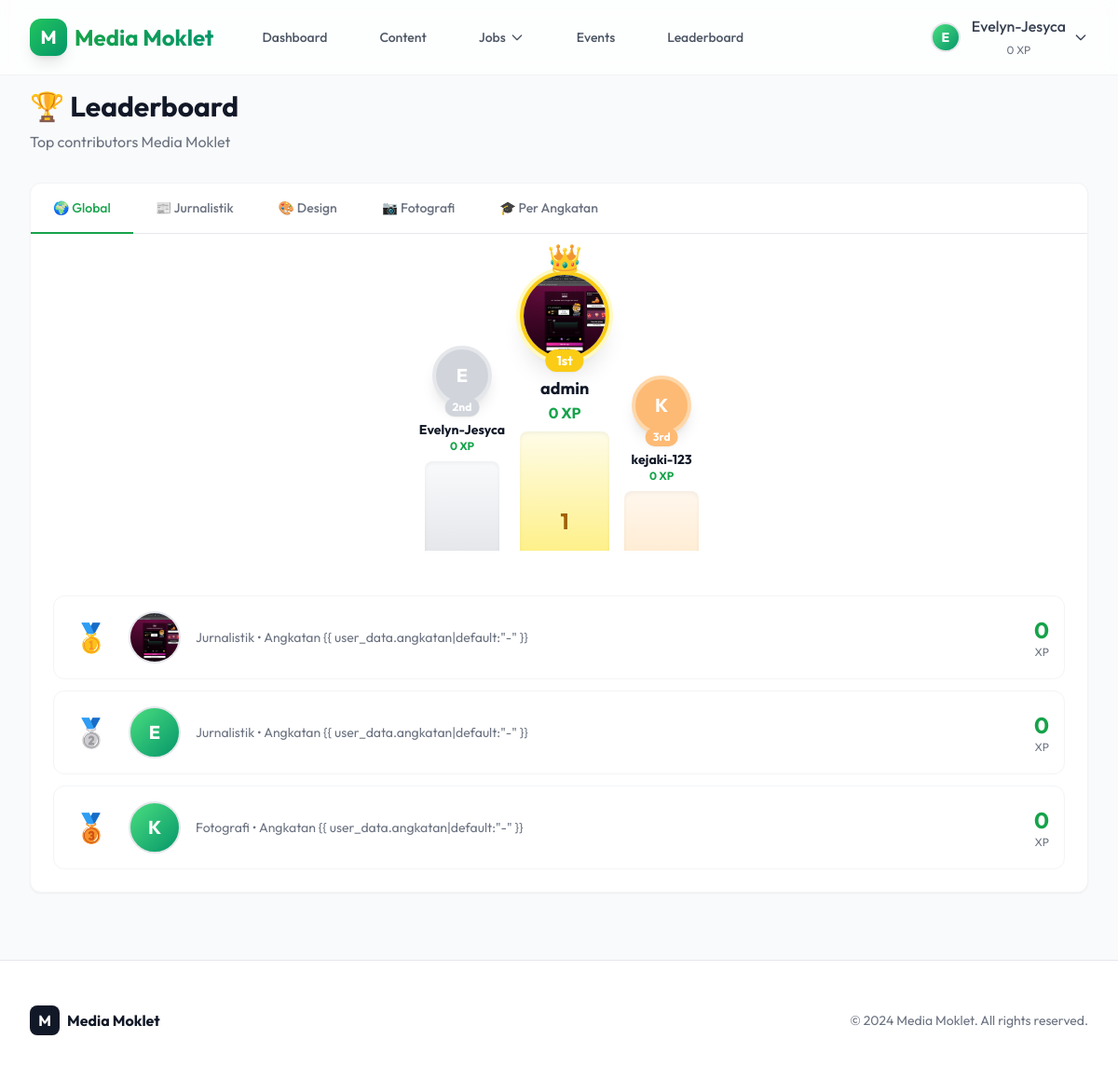
Before: /auth/leaderboard/ (signed in) with the older database file.
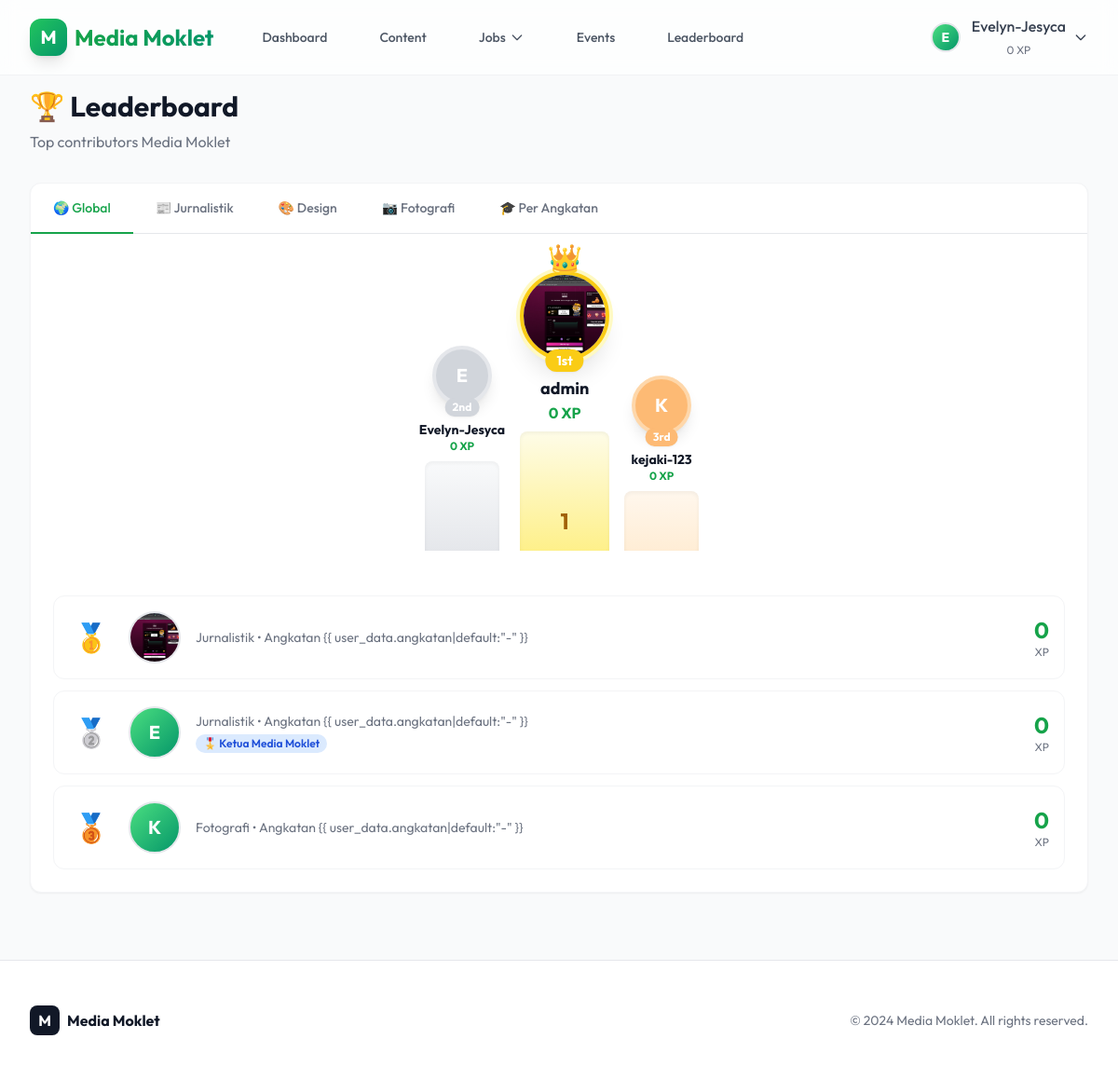
After: the same page with the newer database file.
### users/models.py (models this page shows, shortened)
class User(AbstractUser):
    class Division(models.TextChoices):
        JOURNALISM = 'JOURNALISM', 'Jurnalistik'
        DESIGN = 'DESIGN', 'Design'
        PHOTOGRAPHY = 'PHOTOGRAPHY', 'Fotografi'
    class Role(models.TextChoices):
        PIC_DIVISI = 'PIC_DIVISI', 'PIC Divisi'
        KETUA = 'KETUA', 'Ketua Media Moklet'
        WAKA = 'WAKA', 'Wakil Ketua'
        SEKRETARIS = 'SEKRETARIS', 'Sekretaris'
        MEMBER = 'MEMBER', 'Anggota'
    class_name = models.CharField(max_length=50, verbose_name="Kelas/Jurusan")
    nisn = models.CharField(max_length=20, unique=True, verbose_name="NISN")
    angkatan = models.IntegerField(default=34, verbose_name="Angkatan", help_text="Contoh: 33, 34, 35")
    division = models.CharField(
        max_length=20,
        choices=Division.choices,
        default=Division.JOURNALISM,
        verbose_name="Divisi"
    )
    role = models.CharField(
        max_length=20,
        choices=Role.choices,
        default=Role.MEMBER,
        verbose_name="Role/Jabatan"
    )
    phone_number = models.CharField(max_length=15, blank=True, null=True, verbose_name="Nomor HP")
    is_verified = models.BooleanField(default=False, verbose_name="Terverifikasi")
    profile_photo = models.ImageField(upload_to='profile_photos/', blank=True, null=True, verbose_name="Foto Profil")
    badges = models.ManyToManyField(Badge, blank=True, related_name='users', verbose_name="Badges")
    points = models.IntegerField(default=0)
    def get_initials(self):
        if self.first_name and self.last_name:
            return f"{self.first_name[0]}{self.last_name[0]}".upper()
        return self.username[0].upper()

class Badge(models.Model):
    name = models.CharField(max_length=50, unique=True, verbose_name="Nama Badge")
    slug = models.SlugField(max_length=50, unique=True)
    color = models.CharField(max_length=20, default='blue', verbose_name="Warna",
                            help_text="Warna badge: blue, green, red, purple, yellow, etc")
    icon = models.CharField(max_length=50, default='⭐', verbose_name="Icon/Emoji")
    description = models.TextField(blank=True, verbose_name="Deskripsi")
    class Meta:
        verbose_name = "Badge"
        verbose_name_plural = "Badges"
        ordering = ['name']

### users/views.py (the view)
# urls.py: path('leaderboard/', views.leaderboard, name='leaderboard'),
@login_required
def leaderboard(request):
    global_leaders = User.objects.filter(
        is_active=True
    ).select_related().prefetch_related('badges').order_by('-points')[:50]
    journalism_leaders = User.objects.filter(
        is_active=True,
        division=User.Division.JOURNALISM
    ).select_related().prefetch_related('badges').order_by('-points')[:20]
    design_leaders = User.objects.filter(
        is_active=True,
        division=User.Division.DESIGN
    ).select_related().prefetch_related('badges').order_by('-points')[:20]
    photography_leaders = User.objects.filter(
        is_active=True,
        division=User.Division.PHOTOGRAPHY
    ).select_related().prefetch_related('badges').order_by('-points')[:20]
    angkatan_leaders = {}
    angkatans = User.objects.filter(is_active=True).values_list('angkatan', flat=True).distinct().order_by('-angkatan')
    for angkatan in angkatans:
        top_users = User.objects.filter(
            is_active=True,
            angkatan=angkatan
        ).select_related().prefetch_related('badges').order_by('-points')[:10]
        if top_users:
            angkatan_leaders[angkatan] = top_users
    context = {
        'global_leaders': global_leaders,
        'journalism_leaders': journalism_leaders,
        'design_leaders': design_leaders,
        'photography_leaders': photography_leaders,
        'angkatan_leaders': angkatan_leaders,
    }
    return render(request, 'users/leaderboard.html', context)

### users/templates/users/leaderboard.html (shortened to what the changed rows need)
{% extends 'core/base.html' %}
{% block content %}
<div class="max-w-7xl mx-auto">
    <div class="mb-8 animate-fade-in-up">
        <h1 class="text-3xl font-bold text-gray-900 mb-2">🏆 Leaderboard</h1>
    </div>
    <div class="bg-white rounded-xl shadow-sm border border-gray-100 mb-6"
        x-data="{ activeTab: '{{ active_tab|default:'global' }}', selectedAngkatan: 'all' }">
        <div x-show="activeTab === 'global'" class="p-6">
            <div class="flex justify-center items-end gap-4 mb-12 mt-4">
                {% if global_leaders|length >= 2 %}
                <div class="flex flex-col items-center animate-fade-in-up delay-100">
                    <div class="relative">
                        {% if global_leaders.1.profile_photo %}
                        <img src="{{ global_leaders.1.profile_photo.url }}"
                            class="w-16 h-16 rounded-full object-cover border-4 border-gray-300 shadow-lg">
                        {% else %}
                        <div
                            class="w-16 h-16 rounded-full bg-gray-300 flex items-center justify-center text-white font-bold text-xl border-4 border-gray-200 shadow-lg">
                            {{ global_leaders.1.get_initials }}
                        </div>
                        {% endif %}
                        <div
                            class="absolute -bottom-3 left-1/2 transform -translate-x-1/2 bg-gray-300 text-white px-2 py-0.5 rounded-full text-xs font-bold shadow-sm">
                            2nd</div>
                    </div>
                    <div class="mt-4 text-center">
                        <p class="font-bold text-gray-900 text-sm">{{ global_leaders.1.username }}</p>
                        <p class="text-green-600 font-bold text-xs">{{ global_leaders.1.points }} XP</p>
                    </div>
                    <div class="w-20 h-24 bg-gradient-to-t from-gray-200 to-gray-50 rounded-t-lg mt-2 shadow-inner">
                    </div>
                </div>
                {% endif %}
                {% if global_leaders|length >= 1 %}
                <div class="flex flex-col items-center z-10 animate-fade-in-up">
                    <div class="relative">
                        <span class="absolute -top-8 left-1/2 transform -translate-x-1/2 text-3xl">👑</span>
                        {% if global_leaders.0.profile_photo %}
                        <img src="{{ global_leaders.0.profile_photo.url }}"
                            class="w-24 h-24 rounded-full object-cover border-4 border-yellow-400 shadow-xl ring-4 ring-yellow-100">
                        {% else %}
                        <div
                            class="w-24 h-24 rounded-full bg-yellow-400 flex items-center justify-center text-white font-bold text-3xl border-4 border-yellow-300 shadow-xl ring-4 ring-yellow-100">
                            {{ global_leaders.0.get_initials }}
                        </div>
                        {% endif %}
                        <div
                            class="absolute -bottom-3 left-1/2 transform -translate-x-1/2 bg-yellow-400 text-white px-3 py-0.5 rounded-full text-sm font-bold shadow-sm">
                            1st</div>
                    </div>
                    <div class="mt-4 text-center">
                        <p class="font-bold text-gray-900 text-lg">{{ global_leaders.0.username }}</p>
                        <p class="text-green-600 font-bold">{{ global_leaders.0.points }} XP</p>
                    </div>
                    <div
                        class="w-24 h-32 bg-gradient-to-t from-yellow-200 to-yellow-50 rounded-t-lg mt-2 shadow-inner flex items-end justify-center pb-4">
                        <span class="text-yellow-700 font-bold text-2xl">1</span>
                    </div>
                </div>
                {% endif %}
                {% if global_leaders|length >= 3 %}
                <div class="flex flex-col items-center animate-fade-in-up delay-200">
                    <div class="relative">
                        {% if global_leaders.2.profile_photo %}
                        <img src="{{ global_leaders.2.profile_photo.url }}"
                            class="w-16 h-16 rounded-full object-cover border-4 border-orange-300 shadow-lg">
                        {% else %}
                        <div
                            class="w-16 h-16 rounded-full bg-orange-300 flex items-center justify-center text-white font-bold text-xl border-4 border-orange-200 shadow-lg">
                            {{ global_leaders.2.get_initials }}
                        </div>
                        {% endif %}
                        <div
                            class="absolute -bottom-3 left-1/2 transform -translate-x-1/2 bg-orange-300 text-white px-2 py-0.5 rounded-full text-xs font-bold shadow-sm">
                            3rd</div>
                    </div>
                    <div class="mt-4 text-center">
                        <p class="font-bold text-gray-900 text-sm">{{ global_leaders.2.username }}</p>
                        <p class="text-green-600 font-bold text-xs">{{ global_leaders.2.points }} XP</p>
                    </div>
                    <div class="w-20 h-16 bg-gradient-to-t from-orange-100 to-orange-50 rounded-t-lg mt-2 shadow-inner">
                    </div>
                </div>
                {% endif %}
            </div>
            <div class="space-y-3">
                {% for user_data in global_leaders %}
                <div
                    class="flex items-center gap-4 p-4 rounded-xl border border-gray-100 hover:border-green-200 hover:bg-green-50 transition-all">
                    <div class="flex-shrink-0 w-12 text-center">
                        {% if forloop.counter == 1 %}
                        <span class="text-3xl">🥇</span>
                        {% elif forloop.counter == 2 %}
                        <span class="text-3xl">🥈</span>
                        {% elif forloop.counter == 3 %}
                        <span class="text-3xl">🥉</span>
                        {% else %}
                        <span class="text-xl font-bold text-gray-400">#{{ forloop.counter }}</span>
                        {% endif %}
                    </div>
                    <div class="flex-shrink-0">
                        {% if user_data.profile_photo %}
                        <img src="{{ user_data.profile_photo.url }}" alt="{{ user_data.username }}"
                            class="w-14 h-14 rounded-full object-cover border-2 border-gray-200">
                        {% else %}
                        <div
                            class="w-14 h-14 rounded-full bg-gradient-to-br from-green-400 to-emerald-600 flex items-center justify-center text-white text-xl font-bold border-2 border-gray-200">
                            {{ user_data.username|slice:":1"|upper }}
                        </div>
                        {% endif %}
                    </div>
                    <div class="flex-1">
                        <p class="text-sm text-gray-500">{{ user_data.get_division_display }} • Angkatan {{
                            user_data.angkatan|default:"-" }}</p>
                        {% if user_data.badges.all %}
                        <div class="flex flex-wrap gap-1 mt-1">
                            {% for badge in user_data.badges.all %}
                            <span class="inline-flex items-center gap-1 px-2 py-0.5 rounded-full text-xs font-semibold
                                {% if badge.color == 'blue' %}bg-blue-100 text-blue-700
                                {% elif badge.color == 'green' %}bg-green-100 text-green-700
                                {% elif badge.color == 'purple' %}bg-purple-100 text-purple-700
                                {% elif badge.color == 'red' %}bg-red-100 text-red-700
                                {% elif badge.color == 'yellow' %}bg-yellow-100 text-yellow-700
                                {% else %}bg-gray-100 text-gray-700{% endif %}">
                                {{ badge.icon }} {{ badge.name }}
                            </span>
                            {% endfor %}
                        </div>
                        {% endif %}
                    </div>
                    <div class="text-right">
                        <div class="text-2xl font-bold text-green-600">{{ user_data.points }}</div>
                        <div class="text-xs text-gray-500">XP</div>
                    </div>
                </div>
                {% empty %}
                <div class="text-center py-12 text-gray-500">
                    <div class="text-6xl mb-4">📊</div>
                    <p>Belum ada data leaderboard.</p>
                </div>
                {% endfor %}
            </div>
        </div>
    </div>
</div>
{% endblock %}

### core/templates/core/base.html (shortened to what the changed rows need)
{% load static %}
<!DOCTYPE html>
<html lang="en" class="scroll-smooth">
<head>
    <script src="https://cdn.tailwindcss.com"></script>
</head>
<body class="bg-gray-50 text-gray-900 min-h-screen flex flex-col">
    <nav class="fixed w-full z-50 glass border-b border-gray-200/50 transition-all duration-300"
        x-data="{ scrolled: false }" @scroll.window="scrolled = (window.pageYOffset > 20)">
        <div class="max-w-7xl mx-auto px-4 sm:px-6 lg:px-8">
            <div class="flex justify-between h-20">
                <div class="flex items-center space-x-4">
                    {% if user.is_authenticated %}
                    <div class="relative" x-data="{ open: false }">
                        <button @click="open = !open" @click.away="open = false"
                            class="flex items-center space-x-3 text-gray-700 hover:text-primary-600 focus:outline-none group">
                            {% if user.profile_photo %}
                            <img src="{{ user.profile_photo.url }}" alt="{{ user.username }}"
                                class="w-8 h-8 rounded-full object-cover border-2 border-gray-200 group-hover:border-primary-500 transition-colors">
                            {% else %}
                            <div
                                class="w-8 h-8 rounded-full bg-gradient-to-br from-green-400 to-emerald-600 flex items-center justify-center text-white text-sm font-bold border-2 border-gray-200 group-hover:border-primary-500 transition-colors">
                                {{ user.get_initials }}
                            </div>
                            {% endif %}
                            <div class="flex items-center gap-2">
                                <div>
                                    <span class="font-medium block">{{ user.username }}</span>
                                    <span class="text-xs text-gray-500">{{ user.points }} XP</span>
                                </div>
                                <svg class="w-4 h-4" fill="none" stroke="currentColor" viewBox="0 0 24 24">
                                    <path stroke-linecap="round" stroke-linejoin="round" stroke-width="2"
                                        d="M19 9l-7 7-7-7"></path>
                                </svg>
                            </div>
                        </button>
                    </div>
                    {% endif %}
                </div>
            </div>
        </div>
    </nav>
    <main class="flex-grow pt-24 pb-12 px-4 sm:px-6 lg:px-8 max-w-7xl mx-auto w-full">
        {% block content %}
        {% endblock %}
    </main>
</body>
</html>

Changed rows visible on the page:
changed User "Evelyn-Jesyca": gains Badge (icon "🎖️", name "Ketua Media Moklet")
